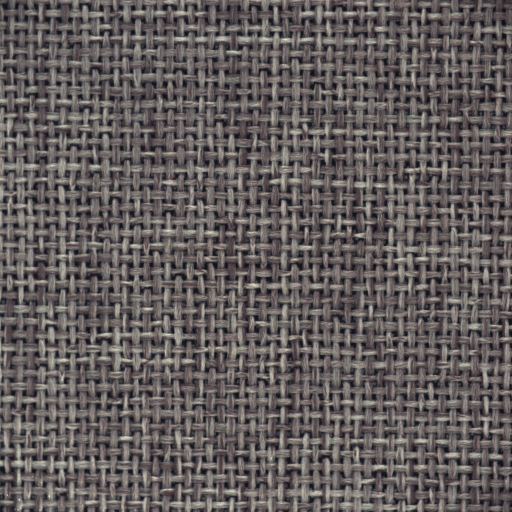
#> input picture Anomaly_Detection_Py/data/carpet/test/good/000.png, 1024 x 1024 px, found by its file name (shown at 1/2 size)
$ python test_metric_emd.py
#> lines starting #> are read from the running program, lines starting #| are printed output that depends on the picture
# test metric EMD
import cv2
import numpy as np
import metric
import time

# path
path_normal = '/home/Meko/Repos/Master/Anomaly_Detection_Py/data/carpet/train/good'
path_anomal = '/home/Meko/Repos/Master/Anomaly_Detection_Py/data/carpet/test/hole'

img1 = cv2.imread(path_normal + '/000.png')
#> img1 is the input picture: shape (1024, 1024, 3); mean B, G, R 91.7, 92.3, 98
img2 = cv2.imread(path_normal + '/001.png')
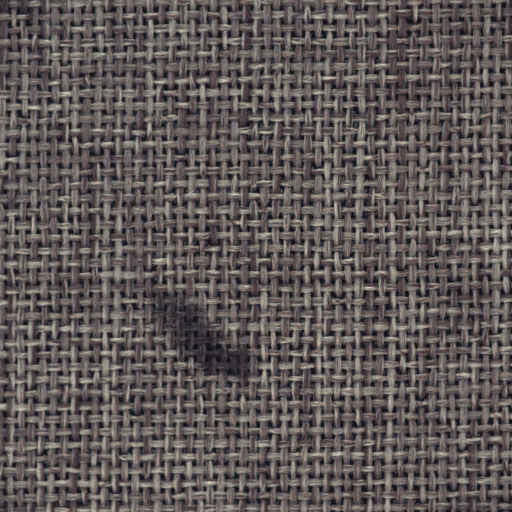
#> input picture Anomaly_Detection_Py/data/carpet/test/color/001.png, 1024 x 1024 px, found by its file name (shown at 1/2 size)
#> img2 is the input picture: shape (1024, 1024, 3); mean B, G, R 86.9, 87.8, 94.6
img3 = cv2.imread(path_anomal+ '/000.png')
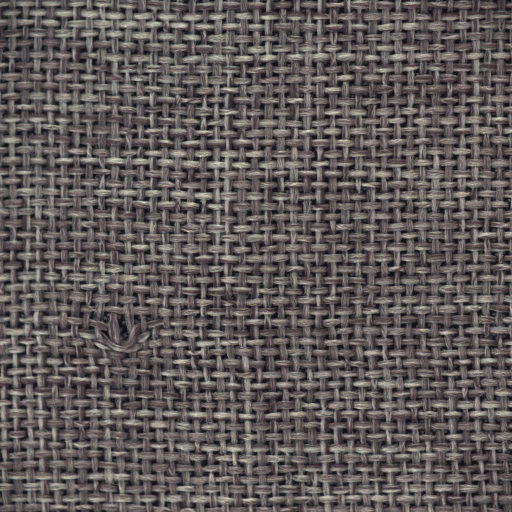
#> input picture Anomaly_Detection_Py/data/carpet/test/hole/000.png, 1024 x 1024 px, found by its file name (shown at 1/2 size)
#> img3 is the input picture: shape (1024, 1024, 3); mean B, G, R 87.9, 88.9, 95
img4 = cv2.imread(path_anomal+ '/001.png')
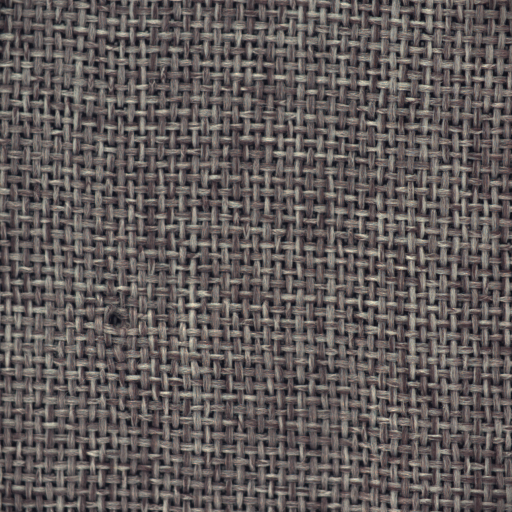
#> input picture Anomaly_Detection_Py/data/carpet/test/hole/001.png, 1024 x 1024 px, found by its file name (shown at 1/2 size)
#> img4 is the input picture: shape (1024, 1024, 3); mean B, G, R 88.7, 89.8, 96.2

img_size = img1.shape[:2]
#> img_size = (1024, 1024)
IMG_SCALE = 0.25

img1 = cv2.resize(img1,tuple(int(IMG_SCALE * size) for size in img_size))
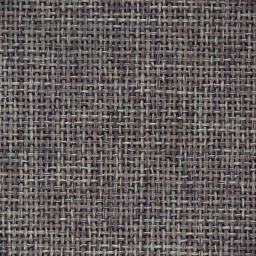
#> img1: shape (256, 256, 3); mean B, G, R 91.9, 92.5, 98.2
img2 = cv2.resize(img2,tuple(int(IMG_SCALE * size) for size in img_size))
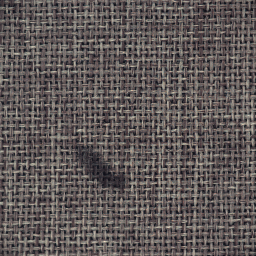
#> img2: shape (256, 256, 3); mean B, G, R 87, 87.9, 94.7
img3 = cv2.resize(img3,tuple(int(IMG_SCALE * size) for size in img_size))
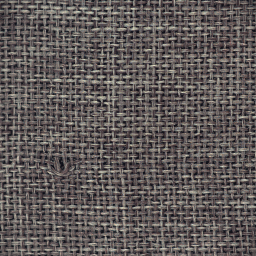
#> img3: shape (256, 256, 3); mean B, G, R 88.1, 89, 95.2
img4 = cv2.resize(img4,tuple(int(IMG_SCALE * size) for size in img_size))
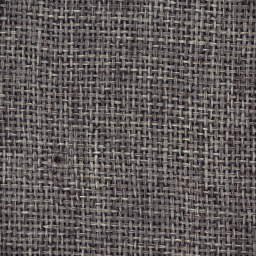
#> img4: shape (256, 256, 3); mean B, G, R 88.8, 89.9, 96.4
img1 = cv2.cvtColor(img1,cv2.COLOR_BGR2GRAY)
#> img1: shape (256, 256)
img2 = cv2.cvtColor(img2,cv2.COLOR_BGR2GRAY)
#> img2: shape (256, 256)
img3 = cv2.cvtColor(img3,cv2.COLOR_BGR2GRAY)
#> img3: shape (256, 256)
img4 = cv2.cvtColor(img4,cv2.COLOR_BGR2GRAY)
#> img4: shape (256, 256)


im_C = img1.shape[1]
#> im_C = 256
im_R = img1.shape[0]
#> im_R = 256

print('calculate cost mat')
#> (the run stopped early here; a loop or call above may not have finished)
